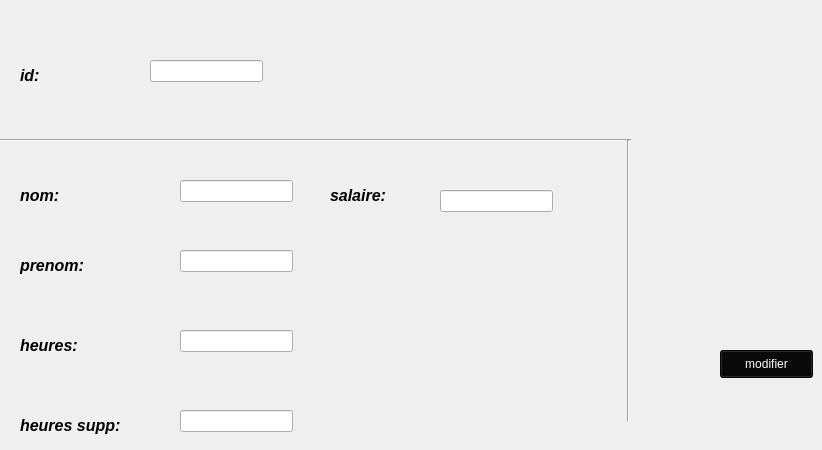
      <widget class="QWidget" name="tab_6">
       <attribute name="title">
        <string>modifier media</string>
       </attribute>
       <widget class="QLineEdit" name="lineEdit_id_a_modifier">
        <property name="geometry">
         <rect>
          <x>150</x>
          <y>60</y>
          <width>113</width>
          <height>22</height>
         </rect>
        </property>
        <property name="styleSheet">
         <string notr="true"/>
        </property>
       </widget>
       <widget class="QLabel" name="label_2">
        <property name="geometry">
         <rect>
          <x>20</x>
          <y>60</y>
          <width>55</width>
          <height>31</height>
         </rect>
        </property>
        <property name="text">
         <string>&lt;html&gt;&lt;head/&gt;&lt;body&gt;&lt;p&gt;&lt;span style=&quot; font-size:12pt; font-weight:600; font-style:italic;&quot;&gt;id:&lt;/span&gt;&lt;/p&gt;&lt;/body&gt;&lt;/html&gt;</string>
        </property>
       </widget>
       <widget class="Line" name="line_2">
        <property name="geometry">
         <rect>
          <x>0</x>
          <y>130</y>
          <width>631</width>
          <height>20</height>
         </rect>
        </property>
        <property name="orientation">
         <enum>Qt::Horizontal</enum>
        </property>
       </widget>
       <widget class="QLabel" name="label_3">
        <property name="geometry">
         <rect>
          <x>20</x>
          <y>180</y>
          <width>55</width>
          <height>31</height>
         </rect>
        </property>
        <property name="text">
         <string>&lt;html&gt;&lt;head/&gt;&lt;body&gt;&lt;p&gt;&lt;span style=&quot; font-size:12pt; font-weight:600; font-style:italic;&quot;&gt;nom:&lt;/span&gt;&lt;/p&gt;&lt;/body&gt;&lt;/html&gt;</string>
        </property>
       </widget>
       <widget class="QLabel" name="label_4">
        <property name="geometry">
         <rect>
          <x>20</x>
          <y>250</y>
          <width>101</width>
          <height>31</height>
         </rect>
        </property>
        <property name="text">
         <string>&lt;html&gt;&lt;head/&gt;&lt;body&gt;&lt;p&gt;&lt;span style=&quot; font-size:12pt; font-weight:600; font-style:italic;&quot;&gt;prenom:&lt;/span&gt;&lt;/p&gt;&lt;/body&gt;&lt;/html&gt;</string>
        </property>
       </widget>
       <widget class="QLabel" name="label_5">
        <property name="geometry">
         <rect>
          <x>20</x>
          <y>330</y>
          <width>91</width>
          <height>31</height>
         </rect>
        </property>
        <property name="text">
         <string>&lt;html&gt;&lt;head/&gt;&lt;body&gt;&lt;p&gt;&lt;span style=&quot; font-size:12pt; font-weight:600; font-style:italic;&quot;&gt;heures:&lt;/span&gt;&lt;/p&gt;&lt;/body&gt;&lt;/html&gt;</string>
        </property>
       </widget>
       <widget class="QLabel" name="label_6">
        <property name="geometry">
         <rect>
          <x>20</x>
          <y>410</y>
          <width>151</width>
          <height>31</height>
         </rect>
        </property>
        <property name="text">
         <string>&lt;html&gt;&lt;head/&gt;&lt;body&gt;&lt;p&gt;&lt;span style=&quot; font-size:12pt; font-weight:600; font-style:italic;&quot;&gt;heures supp:&lt;/span&gt;&lt;/p&gt;&lt;/body&gt;&lt;/html&gt;</string>
        </property>
       </widget>
       <widget class="QLineEdit" name="lineEdit_nom_modif">
        <property name="geometry">
         <rect>
          <x>180</x>
          <y>180</y>
          <width>113</width>
          <height>22</height>
         </rect>
        </property>
        <property name="styleSheet">
         <string notr="true"/>
        </property>
       </widget>
       <widget class="QLineEdit" name="lineEdit_prenom_modif">
        <property name="geometry">
         <rect>
          <x>180</x>
          <y>250</y>
          <width>113</width>
          <height>22</height>
         </rect>
        </property>
        <property name="styleSheet">
         <string notr="true"/>
        </property>
       </widget>
       <widget class="QLineEdit" name="lineEdit_h_modif">
        <property name="geometry">
         <rect>
          <x>180</x>
          <y>330</y>
          <width>113</width>
          <height>22</height>
         </rect>
        </property>
        <property name="styleSheet">
         <string notr="true"/>
        </property>
       </widget>
       <widget class="QLineEdit" name="lineEdit_hs_modif">
        <property name="geometry">
         <rect>
          <x>180</x>
          <y>410</y>
          <width>113</width>
          <height>22</height>
         </rect>
        </property>
        <property name="styleSheet">
         <string notr="true"/>
        </property>
       </widget>
       <widget class="QPushButton" name="pb_modifier">
        <property name="geometry">
         <rect>
          <x>720</x>
          <y>350</y>
          <width>93</width>
          <height>28</height>
         </rect>
        </property>
        <property name="styleSheet">
         <string notr="true">background-color:rgb(7, 7, 7); color:rgb(255, 255, 255)</string>
        </property>
        <property name="text">
         <string>modifier</string>
        </property>
       </widget>
       <widget class="Line" name="line">
        <property name="geometry">
         <rect>
          <x>620</x>
          <y>140</y>
          <width>16</width>
          <height>281</height>
         </rect>
        </property>
        <property name="orientation">
         <enum>Qt::Vertical</enum>
        </property>
       </widget>
       <widget class="QLabel" name="label_20">
        <property name="geometry">
         <rect>
          <x>330</x>
          <y>180</y>
          <width>81</width>
          <height>31</height>
         </rect>
        </property>
        <property name="text">
         <string>&lt;html&gt;&lt;head/&gt;&lt;body&gt;&lt;p&gt;&lt;span style=&quot; font-size:12pt; font-weight:600; font-style:italic;&quot;&gt;salaire:&lt;/span&gt;&lt;/p&gt;&lt;/body&gt;&lt;/html&gt;</string>
        </property>
       </widget>
       <widget class="QLineEdit" name="salaire_a_modif">
        <property name="geometry">
         <rect>
          <x>440</x>
          <y>190</y>
          <width>113</width>
          <height>22</height>
         </rect>
        </property>
        <property name="styleSheet">
         <string notr="true"/>
        </property>
       </widget>
      </widget>
